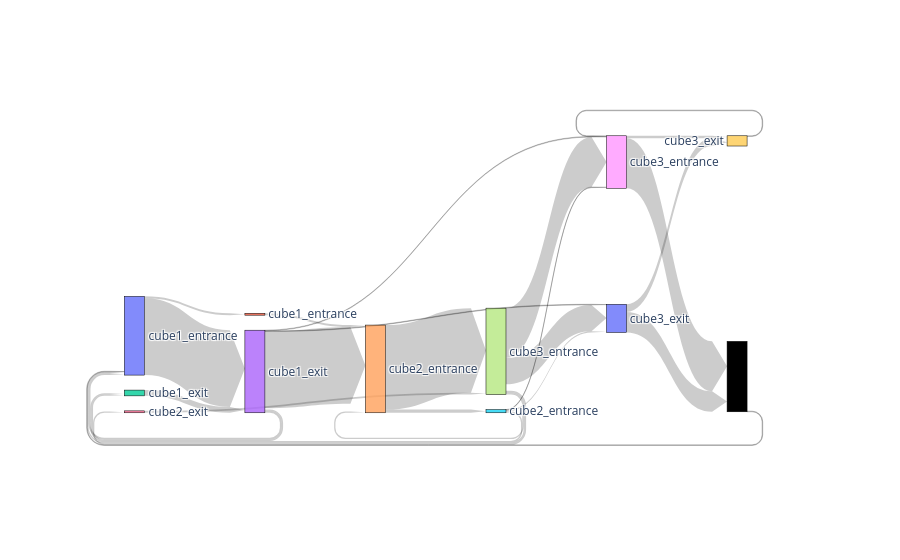

The code cell stored with this chart in its notebook:
### Markdown cell above
# highlights from archive

### Code cell
eye_tracker_df['door_sequence'] = eye_tracker_df['door_sequence'].astype(str)

original_doors = sorted(set([door for seq in eye_tracker_df['door_sequence'] for door in seq.split(',')]))

desired_doors = ['cube1_entrance', 'cube1_entrance', 'cube1_exit', 'cube1_exit', 'cube2_entrance', 'cube2_entrance', 'cube2_exit', 'cube3_entrance', 'cube3_entrance', 'cube3_exit', 'cube3_exit']

flow_matrix = pd.DataFrame(0, index=original_doors, columns=original_doors)

for sequence in eye_tracker_df['door_sequence']:
    doors_visited = sequence.split(',')
    for i in range(len(doors_visited) - 1):
        flow_matrix.loc[doors_visited[i], doors_visited[i + 1]] += 1

fig = go.Figure(data=[go.Sankey(
    node=dict(
        pad=15,
        thickness=20,
        line=dict(color='black', width=0.5),
        label=original_doors
    ),
    link=dict(
        arrowlen=15,
        source=[original_doors.index(src) for src in flow_matrix.index for _ in range(len(flow_matrix.columns))],
        target=[original_doors.index(dest) for _ in range(len(flow_matrix.index)) for dest in flow_matrix.columns],
        value=flow_matrix.values.flatten()
    )
)])

fig.update_traces(
    node=dict(label=desired_doors),
    selector=dict(type='sankey')
)

fig.write_html("sankey_plot.html")
plt.savefig(f"sankey_plot.jpg")

fig.show()

### Figure 1 — Plotly figure (JSON) as saved in the notebook; plotly's stock layout.template omitted (floating-point values rounded to 4 significant figures; data arrays with more than 128 entries replaced by an {"elided": "..."} marker saying what was removed)
{"data": [{"link": {"arrowlen": 15, "source": {"elided": "144 int values"}, "target": {"elided": "144 int values"}, "value": {"elided": "144 int values"}}, "node": {"label": ["cube1_entrance", "cube1_entrance", "cube1_exit", "cube1_exit", "cube2_entrance", "cube2_entrance", "cube2_exit", "cube3_entrance", "cube3_entrance", "cube3_exit", "cube3_exit"], "line": {"color": "black", "width": 0.5}, "pad": 15, "thickness": 20}, "type": "sankey"}], "layout": {}}
